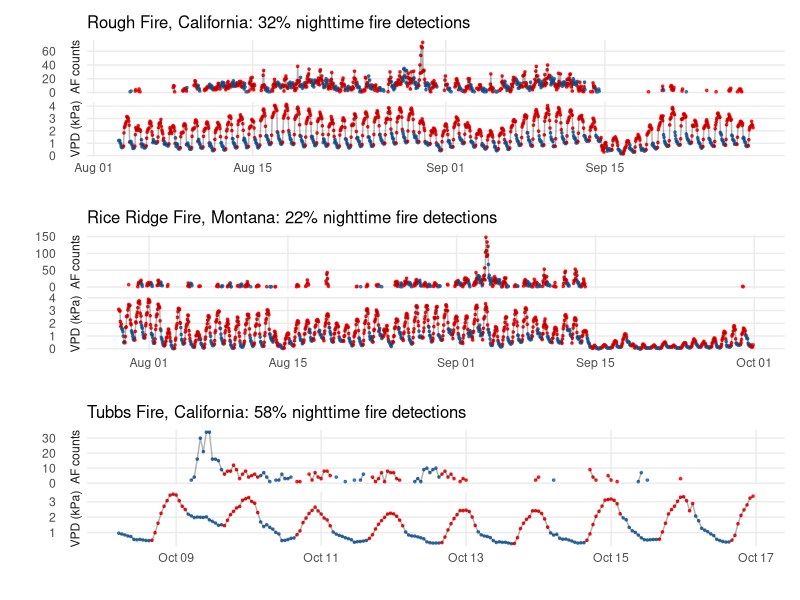
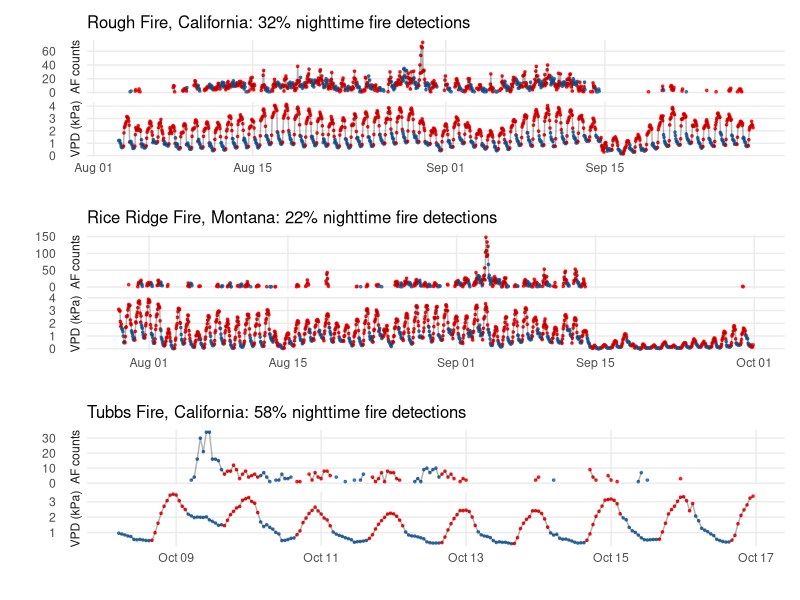
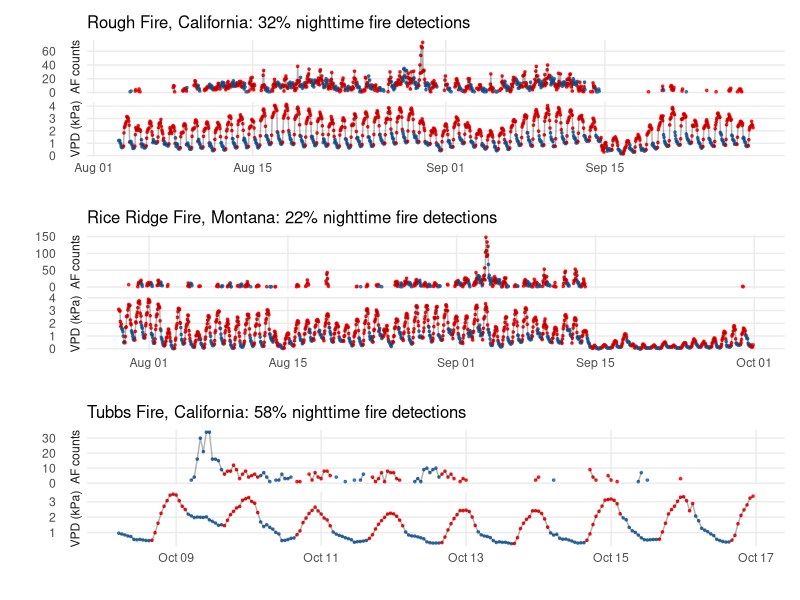

Write R code to recreate these figures, in order.
# Plot the VPD/AF time series for the case study fire
library(tidyverse)
library(patchwork)
library(here)

long_pts <- read_csv(here("data", "case_study_data.csv"))

last_date_df <- long_pts %>%
  group_by(id) %>%
  filter(n > 0) %>%
  summarize(last_date = max(datetime_utc) + 60 * 60 * 24 * 1, 
            first_date = min(datetime_utc) - 60 * 60 * 24 * 1)

split_events <- long_pts %>%
  dplyr::select(datetime_utc, n, id, vpd_kPa, Event,
         solar_radiation_w_per_m2) %>%
  left_join(last_date_df) %>%
  filter(datetime_utc <= last_date, 
         datetime_utc >= first_date) %>%
  pivot_longer(cols = c("n", "vpd_kPa")) %>%
  mutate(value = ifelse(!(name == "n" & value == 0), value, NA)) %>% 
  mutate(name = ifelse(name == "n", "AF counts", "VPD (kPa)")) %>%
  split(.$id)

# TODO: extract new land cover classes for focal events (using ignition lat/lon)
# and add a dashed line for the estimated VPD threshold
plot_list <- split_events %>%
  lapply(function(x) {
    event_name <- unique(x$Event)
    
    pct_night <- x %>%
      filter(name == "AF counts", !is.na(value)) %>%
      mutate(day = solar_radiation_w_per_m2 > .001) %>%
      group_by(day) %>%
      summarize(n_af = sum(value)) %>%
      ungroup()
    
    pct_night <- pct_night$n_af[!pct_night$day] / sum(pct_night$n_af)
    title <- paste0(event_name, ": ", 100 * round(pct_night, 2), 
                    "% nighttime fire detections")
    
    ggplot(x, aes(datetime_utc, value, color = solar_radiation_w_per_m2 > .001)) + 
      geom_point(size = .6, alpha= .8) + 
      geom_line(alpha = 0.3, color = "black") + 
      theme_minimal() + 
      facet_wrap(~name, scales = "free_y", ncol = 1, strip.position = "left") + 
      xlab("") + 
      ylab("") + 
      theme(panel.grid.minor = element_blank(), 
            legend.position = "none") +
      scale_color_manual(values = c("#2166ac", "red")) + 
      ggtitle(title) + 
      theme(plot.title = element_text(size=12))
  })

p <- wrap_plots(plot_list, ncol = 1)
p
ggsave("figs/case-study-ts.pdf", plot = p, width = 8, height = 6.5)
ggsave("figs/case-study-ts.png", plot = p, width = 8, height = 6.5)

